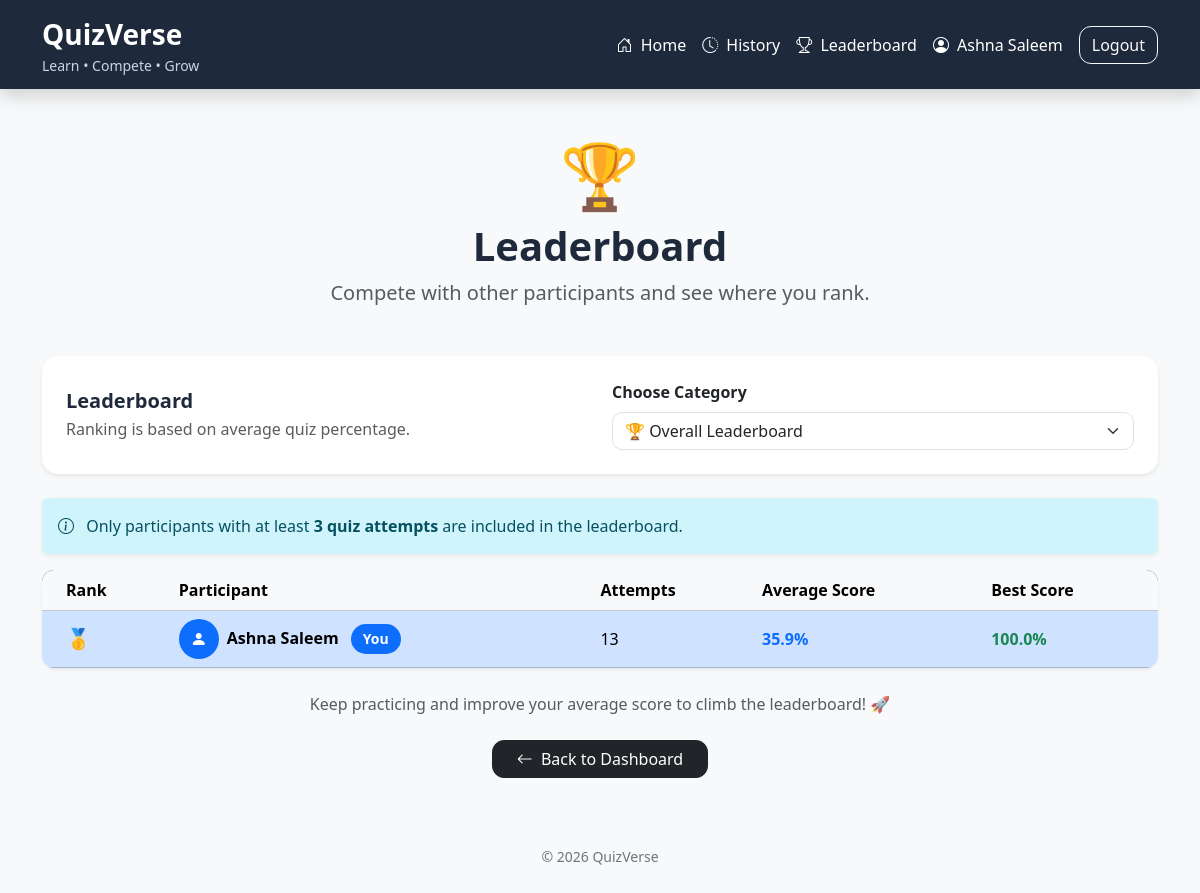
The page /online-quiz-system/participant/leaderboard.php (signed in) on the database its author committed.
### tables this page shows
CREATE TABLE `users` (
  `id` int(11) NOT NULL,
  `name` varchar(100) NOT NULL,
  `email` varchar(100) NOT NULL,
  `password` varchar(255) NOT NULL,
  `role` enum('participant','admin') NOT NULL,
  `created_at` timestamp NOT NULL DEFAULT current_timestamp()
);

### online-quiz-system/participant/leaderboard.php (the view, shortened to what this page needs)
<?php
include("../includes/db.php");
$user_id = $_SESSION['user_id'];
$selected_category = 0;
if($selected_category > 0)
{
    $leaderboard_query = mysqli_query(
        $conn,
        "
        SELECT
            users.id AS user_id,
            users.name,
            COUNT(quiz_attempts.id) AS attempts,
            AVG(
                quiz_attempts.score /
                NULLIF(quiz_attempts.total_questions, 0) * 100
            ) AS average_score,
            MAX(
                quiz_attempts.score /
                NULLIF(quiz_attempts.total_questions, 0) * 100
            ) AS best_score
        FROM users
        INNER JOIN quiz_attempts
            ON users.id = quiz_attempts.user_id
        WHERE
            users.role = 'participant'
            AND quiz_attempts.category_id = '$selected_category'
        GROUP BY users.id
        HAVING attempts >= 3
        ORDER BY
            average_score DESC,
            best_score DESC,
            attempts DESC
        "
    );
}
else
{
    $leaderboard_query = mysqli_query(
        $conn,
        "
        SELECT
            users.id AS user_id,
            users.name,
            COUNT(quiz_attempts.id) AS attempts,
            AVG(
                quiz_attempts.score /
                NULLIF(quiz_attempts.total_questions, 0) * 100
            ) AS average_score,
            MAX(
                quiz_attempts.score /
                NULLIF(quiz_attempts.total_questions, 0) * 100
            ) AS best_score
        FROM users
        INNER JOIN quiz_attempts
            ON users.id = quiz_attempts.user_id
        WHERE
            users.role = 'participant'
        GROUP BY users.id
        HAVING attempts >= 3
        ORDER BY
            average_score DESC,
            best_score DESC,
            attempts DESC
        "
    );
}
?>
<!DOCTYPE html>
<html lang="en">
<head>
<link
    href="https://cdn.jsdelivr.net/npm/bootstrap@5.3.7/dist/css/bootstrap.min.css"
    rel="stylesheet"
>
<link
    rel="stylesheet"
    href="../css/style.css"
>
<link
    rel="stylesheet"
    href="https://cdn.jsdelivr.net/npm/bootstrap-icons@1.11.3/font/bootstrap-icons.min.css"
>
</head>
<body class="bg-light">
<nav
    class="navbar navbar-expand-lg shadow"
    style="background:#1E293B;"
>
<div class="container">
<a
    class="navbar-brand text-white"
    href="dashboard.php"
>
<span class="d-block fw-bold fs-3">
QuizVerse
</span>
<small style="color:#CBD5E1;">
Learn • Compete • Grow
</small>
</a>
<div class="ms-auto d-flex align-items-center gap-3">
<a
    href="dashboard.php"
    class="nav-link text-white"
>
<i class="bi bi-house-door me-1"></i>
Home
</a>
<a
    href="history.php"
    class="nav-link text-white"
>
<i class="bi bi-clock-history me-1"></i>
History
</a>
<a
    href="leaderboard.php"
    class="nav-link text-white"
>
    <i class="bi bi-trophy me-1"></i>
    Leaderboard
</a>
<a
    href="profile.php"
    class="nav-link text-white"
>
<i class="bi bi-person-circle me-1"></i>
<?php echo htmlspecialchars($_SESSION['user_name']); ?>
</a>
<a
    href="../logout.php"
    class="btn btn-outline-light"
>
Logout
</a>
</div>
</div>
</nav>
<div class="container py-5">
<div class="text-center mb-5">
<div class="display-3 mb-2">
🏆
</div>
<h1 class="fw-bold">
Leaderboard
</h1>
<p class="text-muted fs-5">
Compete with other participants and see where you rank.
</p>
</div>
<div class="card shadow-sm border-0 mb-4">
<div class="card-body p-4">
<div class="row align-items-center">
<div class="col-md-6">
<h5 class="fw-bold mb-1">
Leaderboard
</h5>
<p class="text-muted mb-md-0">
Ranking is based on average quiz percentage.
</p>
</div>
<div class="col-md-6">
<form
    method="GET"
    action="leaderboard.php"
>
<label class="form-label fw-semibold">
Choose Category
</label>
<select
    name="category_id"
    class="form-select"
    onchange="this.form.submit()"
>
<option value="0">
🏆 Overall Leaderboard
</option>
</select>
</form>
</div>
</div>
</div>
</div>
<div class="alert alert-info border-0 shadow-sm">
<i class="bi bi-info-circle me-2"></i>
Only participants with at least
<strong>3 quiz attempts</strong>
are included in the leaderboard.
</div>
<div class="card shadow-sm border-0">
<div class="card-body p-0">
<div class="table-responsive">
<table class="table table-hover align-middle mb-0">
<thead class="table-light">
<tr>
<th class="ps-4">
Rank
</th>
<th>
Participant
</th>
<th>
Attempts
</th>
<th>
Average Score
</th>
<th>
Best Score
</th>
</tr>
</thead>
<tbody>
<?php
$rank = 1;
$found_participant = false;
if(mysqli_num_rows($leaderboard_query) > 0)
{
while($leader = mysqli_fetch_assoc($leaderboard_query))
{
$average = round(
    $leader['average_score'],
    1
);
$best = round(
    $leader['best_score'],
    1
);
$is_me =
    ($leader['user_id'] == $user_id);
if($is_me)
{
    $found_participant = true;
}
if($rank == 1)
{
    $rank_display = "🥇";
}
elseif($rank == 2)
{
    $rank_display = "🥈";
}
elseif($rank == 3)
{
    $rank_display = "🥉";
}
else
{
    $rank_display = $rank;
}
?>
<tr
<?php
if($is_me)
{
    echo 'class="table-primary"';
}
?>
>
<td class="ps-4 fw-bold">
<span class="fs-5">
<?php echo $rank_display; ?>
</span>
</td>
<td>
<div class="d-flex align-items-center gap-2">
<div class="leaderboard-avatar rounded-circle bg-primary text-white d-flex align-items-center justify-content-center">
<i class="bi bi-person-fill"></i>
</div>
<div>
<strong>
<?php echo htmlspecialchars($leader['name']); ?>
</strong>
<?php if($is_me) { ?>
<span class="badge bg-primary ms-2">
You
</span>
<?php } ?>
</div>
</div>
</td>
<td>
<?php echo $leader['attempts']; ?>
</td>
<td>
<strong class="text-primary">
<?php echo number_format($average, 1); ?>%
</strong>
</td>
<td>
<strong class="text-success">
<?php echo number_format($best, 1); ?>%
</strong>
</td>
</tr>
<?php
$rank++;
}
}
?>
</tbody>
</table>
</div>
</div>
</div>
<?php if($found_participant) { ?>
<div class="text-center mt-4">
<p class="text-muted">
Keep practicing and improve your average score to climb the leaderboard! 🚀
</p>
</div>
<?php } ?>
<div class="text-center mt-4">
<a
    href="dashboard.php"
    class="btn btn-dark px-4"
>
<i class="bi bi-arrow-left me-1"></i>
Back to Dashboard
</a>
</div>
<footer class="text-center mt-5 text-secondary">
© <?php echo date("Y"); ?> QuizVerse
</footer>
</div>
</body>
</html>

### online-quiz-system/css/style.css (style rules this page uses)
body { font-family: "Segoe UI", Tahoma, Geneva, Verdana, sans-serif; background: #f5f7fb; color: #1E293B; }
.navbar { background: #1E293B !important; }
.navbar-brand { display: flex; flex-direction: column; text-decoration: none; }
.navbar-brand .fw-bold { color: #ffffff !important; font-size: 30px; font-weight: 700; }
.navbar-brand small { display: block; color: #cbd5e1 !important; font-size: 14px; }
.card { border: none; border-radius: 16px; box-shadow: 0 8px 20px rgba(0, 0, 0, .08); transition: .25s; }
.btn { border-radius: 12px; font-weight: 500; transition: .25s; }
input, select, textarea { border-radius: 10px !important; }
.table { border-radius: 12px; overflow: hidden; }
.table thead { background: #1E293B; color: white; }
h1, h2, h3, h4, h5 { font-weight: 700; color: #1E293B; }
a { text-decoration: none; }
.badge { padding: 8px 12px; border-radius: 20px; font-size: 14px; }
.nav-link { color: white !important; transition: .2s; }
.leaderboard-avatar { width: 40px; height: 40px; }
footer { margin-top: 40px; padding: 20px; text-align: center; color: #64748B; font-size: 14px; }

### rows shown on the page
users: rank_display "🥇", name "Ashna Saleem", shows "You", attempts "13", average "35.9", best "100.0"

### other values the page prints
$_SESSION['user_name'] "Ashna Saleem"
